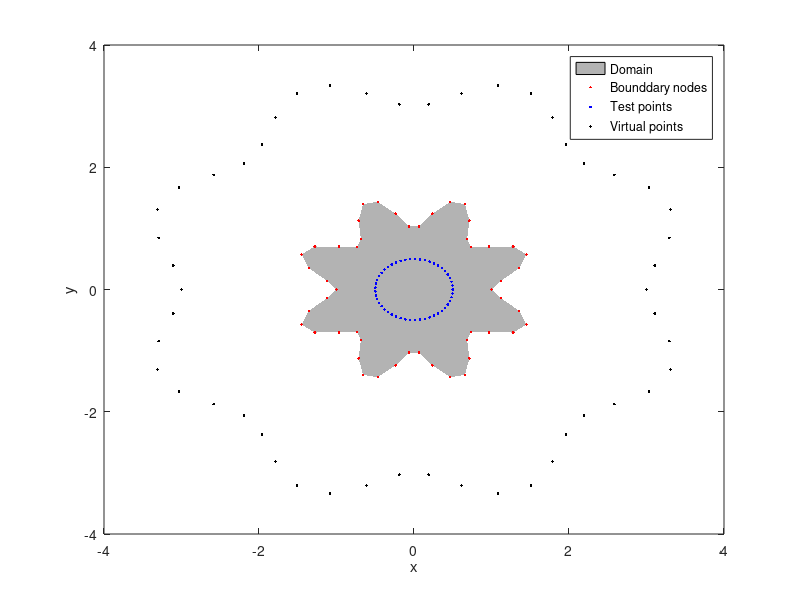

Reproduce this figure in MATLAB. (Note: this script raises an error after producing the figure.)

%  ========================================================================
%      MFS for the 2D Laplace equation
%          ---- including circle, rectangle, irregular boundary
%          ---- Mixed boundary condition
%          ---- test_example (Examples\test_example.m)
% 
%      Author:  Fajie Wang          All Rights Reserved. 
%      Date: 2019-04-18
%  --------------------------------------------------------------------------
%  Qingdao University 
%  National Engineering Research Center for Intelligent Electrical Vehicle Power System  
%  E-mail: wfj1218@126.com
%  ========================================================================
clear; clc; format short e;
t0 = clock; % Time Start   

addpath('Examples');
iexample=2;
style='Laplace'; 
iboundary=2;   % boundary geometry: 1-circle; 2-rectangle
D=2;           % distance of the real and virtual boundary

% ====== Boundary nodes and source points
if iboundary==1   %---circle
nb=50;
r=2.0;thetab=linspace(0,2*pi-2*pi/nb,nb);
xp=r.*cos(thetab);yp=r.*sin(thetab);      % Boundary nodes
xpv=(r+D).*cos(thetab);ypv=(r+D).*sin(thetab);  % Source points
xp=xp';yp=yp'; xpv=xpv';ypv=ypv'; 
nx=cos(thetab); ny=sin(thetab);nx=nx'; ny=ny';  %Normal vector
elseif iboundary==2   %---irregular
    nb=50;rr=5;
    theta=linspace(0,2*pi-2*pi/nb,nb);
    n=8;
    r=(n^2+2*n+2-2*(n+1)*cos(n.*theta))./n^2;
    rt=(sin(n.*theta).*(2*n + 2))/n;
    xp=r.*cos(theta); yp=r.*sin(theta); % Boundary nodes
    xpv=(r+D).*cos(theta); ypv=(r+D).*sin(theta); % Source points
    nx=rt.*sin(theta)+r.*cos(theta);
    ny=-(rt.*cos(theta)-r.*sin(theta));
    xp=xp';yp=yp'; nx=nx'; ny=ny'; xpv=xpv';ypv=ypv'; 
%------------------边界节点所在影响域的弧长----------------------  
    ac=@(thea) sqrt((((sin(n.*thea).*(2*n + 2))/n).*cos(thea)-((n^2+2*n+2-2*(n+1)*cos(n.*thea))./n^2).*sin(thea)).^2+...
    (((sin(n.*thea).*(2*n + 2))/n).*sin(thea)+((n^2+2*n+2-2*(n+1)*cos(n.*thea))./n^2).*cos(thea)).^2);
% for k11=1:nb
%     l(k11)=quadl(ac,theta(k11)-2*pi/nb,theta(k11)+2*pi/nb)/(2*pi);
% end
       
elseif iboundary==3   %---rectangle
x_scale=[-1 1]; y_scale=[-1 1];
nx=22; ny=nx; nbx=nx-1;nby=ny-1; nb=2*(nbx+nby);
x=linspace(x_scale(1),x_scale(2),nx);
y=linspace(y_scale(1),y_scale(2),ny);
xp=[(x(1:end-1)+x(2:end))/2 x_scale(2)*ones(1,nby) fliplr((x(1:end-1)+x(2:end))/2) x_scale(1)*ones(1,nby)]; % bottom,right,top,left
yp=[y_scale(1)*ones(1,nbx) (y(1:end-1)+y(2:end))/2 y_scale(2)*ones(1,nbx) fliplr((y(1:end-1)+y(2:end))/2)];
nx=[zeros(nbx,1);ones(nby,1);zeros(nbx,1);-ones(nby,1)];  %Normal vector1
ny=[-ones(nbx,1);zeros(nby,1);ones(nbx,1);zeros(nby,1)];  %Normal vector2
% xpv=xp;ypv=yp;
% ypv(1:nbx)=yp(1:nbx)-D;xpv(nbx+1:nbx+nby)=xp(nbx+1:nbx+nby)+D; ypv(nbx+nby+1:2*nbx+nby)=yp(nbx+nby+1:2*nbx+nby)+D;xpv(2*nbx+nby+1:2*nbx+2*nby)=xp(2*nbx+nby+1:2*nbx+2*nby)-D; 
% xp=xp';yp=yp';xpv=xpv';ypv=ypv';

thetab=linspace(0,2*pi-2*pi/nb,nb); r=sqrt((x_scale(2)-x_scale(1))^2+(y_scale(2)-y_scale(1))^2);
xpv=(r+D)/2.*cos(thetab);ypv=(r+D)/2.*sin(thetab); 
xp=xp';yp=yp';xpv=xpv';ypv=ypv';
end

% ======= Numbers of Dirichlet and Nuemann boundary conditions
nd=round(0.5*nb);
nn=nb-nd;

% ======= Interior points (for testing)
ni=50; 
theta=linspace(0,2*pi,ni);
xi=0.5*cos(theta);yi=0.5*sin(theta); xi=xi'; yi=yi';
% xi=linspace(-1,1,ni);yi=0.5*ones(1,ni); xi=xi'; yi=yi';
%xi=0.0*ones(1,ni);yi=linspace(-1,1,ni); xi=xi'; yi=yi';

% nni=20; ni=nni*nni;
% [xxi,yyi] = meshgrid(linspace(-1,1,nni),linspace(-1,1,nni));  
% xi = reshape(xxi,ni,1);
% yi = reshape(yyi,ni,1);

figure(1);h=fill(xp,yp,'k'); hold on; plot(xp,yp,'r.',xi,yi,'b.',xpv,ypv,'k.');
legend('Domain', 'Bounddary nodes','Test points','Virtual points');
xlabel('x');ylabel('y')
set(h,'edgealpha',0,'facealpha',0.3)

% ======== Exact solution & Boundary condition
[u_exact,ux_exact,uy_exact,f_source,lamda] = test_example(style, iexample);

b = u_exact(xp, yp);
b(1:nd) = u_exact(xp(1:nd), yp(1:nd));
b(nd+1:nb) = ux_exact(xp(nd+1:nb), yp(nd+1:nb)).*nx(nd+1:nb)+uy_exact(xp(nd+1:nb), yp(nd+1:nb)).*ny(nd+1:nb);

% ======== Matrix computation of MFS
r = sqrt((xp-xpv').^2+(yp-ypv').^2);
ri = sqrt((xi-xpv').^2+(yi-ypv').^2);
G1=-1/2/pi*log(r(1:nd,:));
G2=-1/2/pi*((xp(nd+1:nb)-xpv').*nx(nd+1:nb)+(yp(nd+1:nb)-ypv').*ny(nd+1:nb))./r(nd+1:nb,:).^2;
G=[G1;G2];
coeff=G\b;
u_MFS=-1/2/pi*log(ri)*coeff;% Calculate interior points

% ===== Calculate Errors 
err=abs(u_exact(xi, yi)-u_MFS);
error_max = max(abs(u_exact(xi, yi)-u_MFS)); % Maximum absolue errors
error_global = sqrt(sum((u_exact(xi, yi)-u_MFS).^2)/sum(u_exact(xi, yi).^2)); % Global error

% ===== Figures 
figure(2)
subplot(1,2,1)
plot(1:ni,u_exact(xi, yi),1:ni,u_MFS,'o');title('MFS solution');
legend('Exact','MFS');xlabel('number of nodes');ylabel('u')
subplot(1,2,2)
plot(1:ni,err,'-.');title('Absolute error');xlabel('number of nodes');ylabel('Absolute error')

%======================Output========
disp('---- MFS -  Laplace equation ----')
disp(['Boun. nodes No.: ',num2str(nb)])
disp(['Test nodes No.: ',num2str(ni)])
disp(['Elapsed total_time is: ',num2str(etime(clock,t0)),' seconds.'])
disp(['Max_Error: ',num2str(error_max)]);
disp(['Global_Error: ',num2str(error_global)]);
 